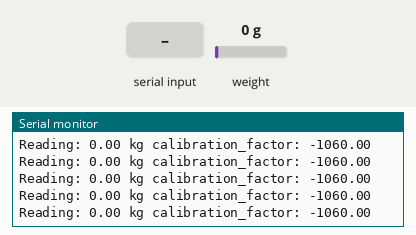
The sketch below on a simulated Arduino Uno, built with avr-gcc and run on an emulated ATmega328P. Parts: the last lines printed to the serial monitor. Inputs (shaded band) come from the test bench; at power-on: weight on the scale 0 g.

Above: at 3.3 s.
3.4 s: weight on the scale set to 100 g
At 3.4 s:
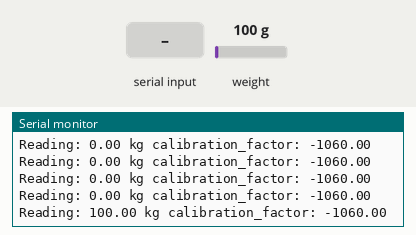
6.4 s: "+" received over Serial
At 6.54 s:
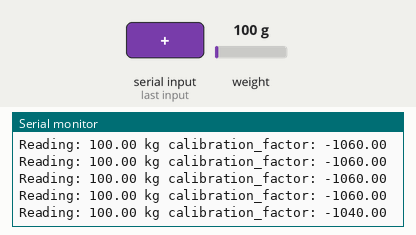
9.4 s: weight on the scale set to 1250 g
At 9.48 s:
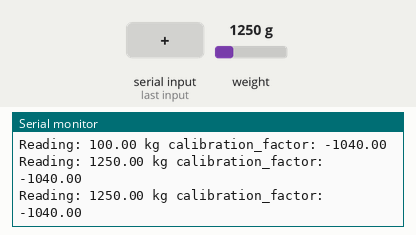
12.4 s: "a" received over Serial
At 12.63 s:
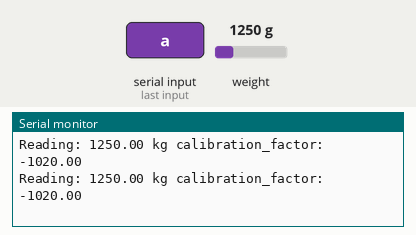
Timing chart, 0 to 14.9 s (numbered marks = the images above; inputs shaded):
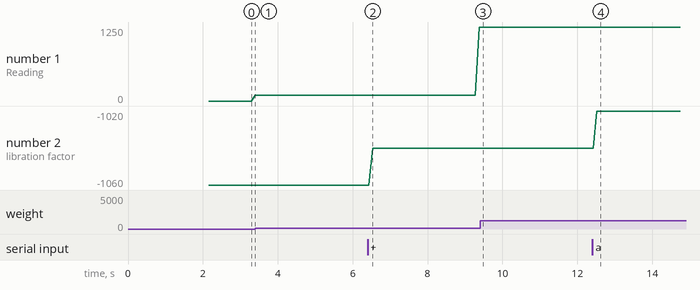

The sketch:

Test_HX711_Calibration.ino
```cpp
// (licence header left out)
#include "HX711.h" //This library can be obtained here http://librarymanager/All#Avia_HX711

#define LOADCELL_DOUT_PIN  3
#define LOADCELL_SCK_PIN  2

HX711 scale;

// 200er kg bei Faktor 660 ohne Last 7.6 kg,  mit Last 5kg bei 82.2 bei 10kg 158 kg, bei 15 kg 231.8kg
//
//float calibration_factor = -10750; //200kg bei 67,8 kg
float calibration_factor = -1060; //2000kg bei 67,8 kg

void setup() {
  Serial.begin(9600);
  Serial.println("HX711 calibration sketch");
  Serial.println("Remove all weight from scale");
  Serial.println("After readings begin, place known weight on scale");
  Serial.println("Press + or a to increase calibration factor");
  Serial.println("Press - or z to decrease calibration factor");

  scale.begin(LOADCELL_DOUT_PIN, LOADCELL_SCK_PIN);
  scale.set_gain(64);  // Setzt die Verstärkung auf 64x
  scale.set_scale();
  scale.tare();	// Reset the scale to 0

  long zero_factor = scale.read_average(); // Get a baseline reading
  Serial.print("Zero factor: ");
  Serial.println(zero_factor);
}


void loop() {

  scale.set_scale(calibration_factor); //Adjust to this calibration factor

  Serial.print("Reading: ");
  Serial.print(scale.get_units(), 2);
  Serial.print(" kg"); //Change this to kg and re-adjust the calibration factor if you follow SI units like a sane person
  Serial.print(" calibration_factor: ");
  Serial.print(calibration_factor);
  Serial.println();

  if(Serial.available())
  {
    char temp = Serial.read();
    if(temp == '+' || temp == 'a')
      calibration_factor += 20;
    else if(temp == '-' || temp == 'z')
      calibration_factor -= 10;
  }
}
```

Measured:
- after the input at 6.4 s, the serial monitor: prints a new line after 0.14 s (image 2)
- after the input at 9.4 s, the serial monitor: prints a new line after 0.08 s (image 3)
- after the input at 12.4 s, the serial monitor: prints a new line after 0.12 s (image 4)
- plotted number 1: 100 → 1250 after the input at 6.4 s
- plotted number 2: -1060 → -1040 after the input at 6.4 s, -1040 → -1020 after the input at 12.4 s
